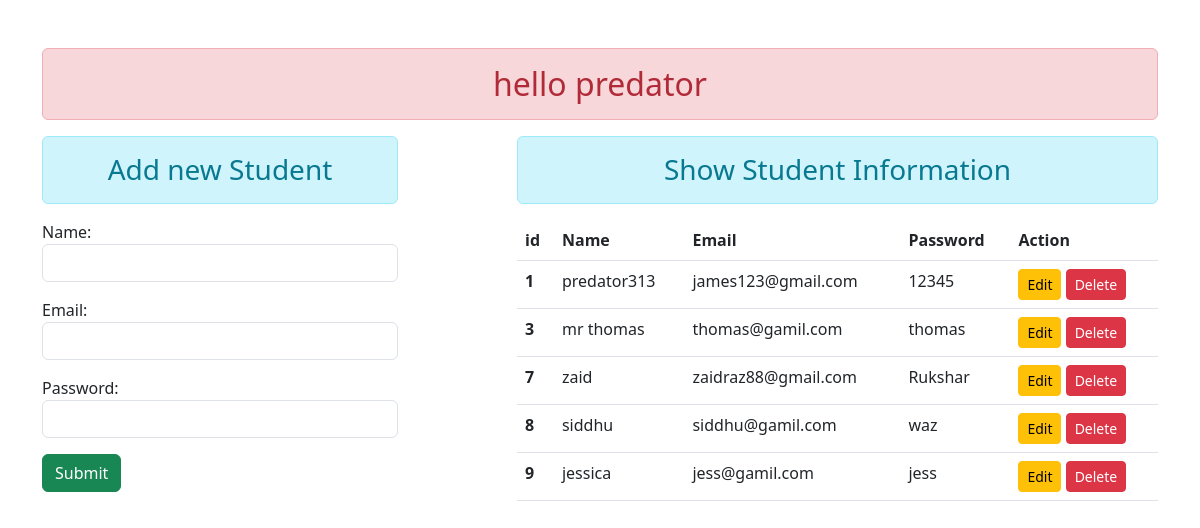
The app's page /hello/student/, older data.
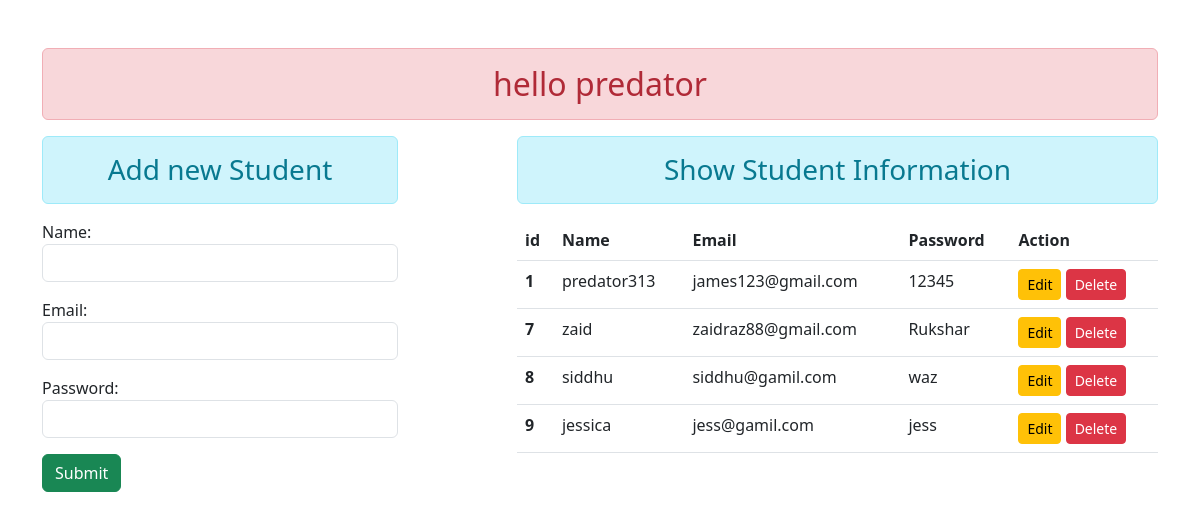
The same page, newer data.
### enroll/models.py (models this page shows)
class User(models.Model):
    name=models.CharField(max_length=50)
    email=models.EmailField(max_length=70)
    password=models.CharField(max_length=50)

### enroll/views.py (the view)
# urls.py: path('student/',views.showdata,name='addandshow'),
def showdata(request):
    if(request.method=='POST'):
        fm=StudentRegistration(request.POST)
        if fm.is_valid():
            fm.save()
            fm=StudentRegistration() #this for clearing the form
    else:
        fm=StudentRegistration();
    stud=User.objects.all() #to get all the stored data and indentation is also important otherwise
    return render(request,'enroll/addandshow.html',{'form':fm,'stu':stud})

### enroll/forms.py
class StudentRegistration(forms.ModelForm):
    class Meta:
        model=User
        fields=['name','email','password']
        widgets={
            'name':forms.TextInput(attrs={'class':'form-control'}),
            'email':forms.EmailInput(attrs={'class':'form-control'},),
            'password':forms.PasswordInput(attrs={'class':'form-control'}),
        }

### enroll/templates/enroll/addandshow.html (shortened to what this page needs)
{% extends 'enroll/base.html' %} {% block content %}
<div class="row">
  <div class="col-sm-4">
    <h3 class="text-center alert alert-info">Add new Student</h3>
    <form action="" method="POST">
      {% csrf_token %} {{form.as_p}}
      <button type="submit" class="btn btn-success">Submit</button>
    </form>
  </div>
  <div class="col-sm-7 offset-1">
    <h3 class="text-center alert alert-info">Show Student Information</h3>
    {% if stu %}
    <table class="table table-hover">
      <thead>
        <tr>
          <th scope="col">id</th>
          <th scope="col">Name</th>
          <th scope="col">Email</th>
          <th scope="col">Password</th>
          <th scope="col">Action</th>
        </tr>
      </thead>
      <tbody>
        {% for st in stu %}
        <tr>
          <th scope="row">{{st.id}}</th>
          <td>{{st.name}}</td>
          <td>{{st.email}}</td>
          <td>{{st.password}}</td>
          <td>
            <a href="{% url 'updata' st.id %}" class="btn btn-warning btn-sm">Edit</a>
            <form action="{% url 'deldata' st.id  %}" method="POST" class="d-inline">
              <button type="submit" class="btn btn-danger btn-sm">Delete</button>
            </form>
          </td>
        </tr>
        {% endfor %}
      </tbody>
    </table>
    {% else %}
    <h3 class="text-center alert alert-warning">No Records present</h3>
    {% endif %}
  </div>
</div>
{% endblock content %}

Row changes from the older to the newer data that the page shows:
removed User: id "3", name "mr thomas", email "thomas@gamil.com", password "thomas"
